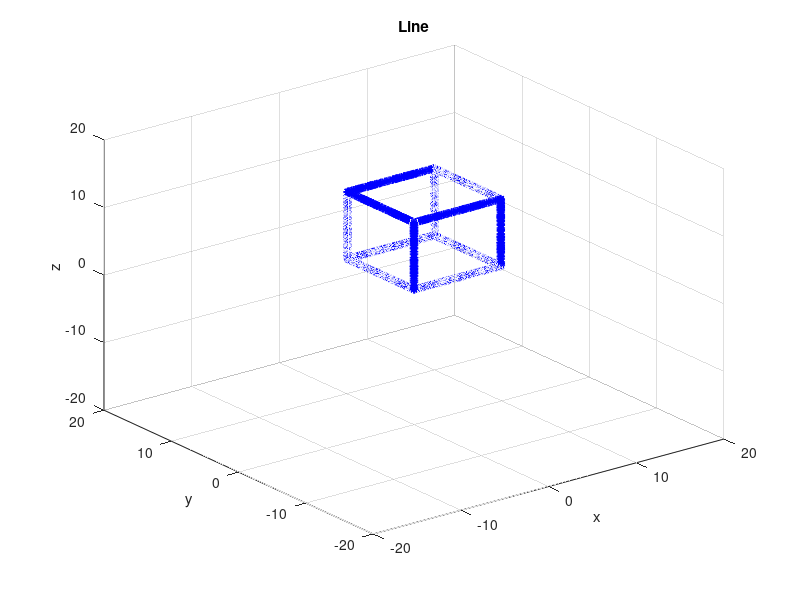
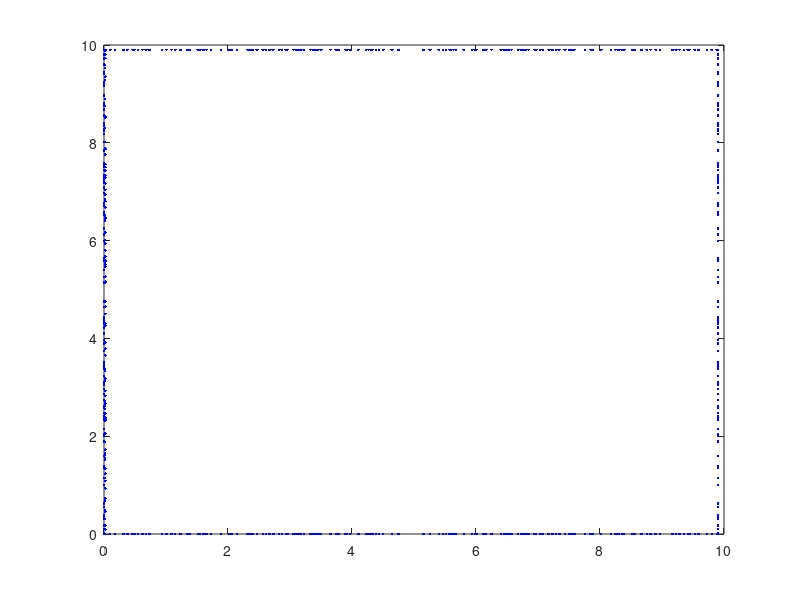
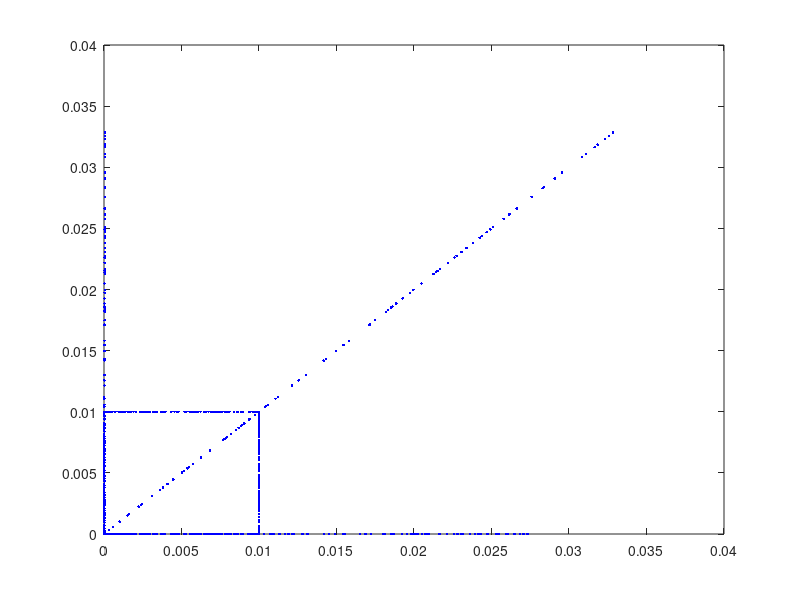

The MATLAB source for these figures, in order:
function [] = cube()
    clc;
    close all;
    num = 100;
    t = sort(rand(num,1))*10;
    xstart = 0;
    ystart = 0;
    zstart = 0;
    r_0 = {xstart, ystart, zstart};
    v_z = {0, 0, 1};
    v_y = {0, 1, 0};
    v_x = {1, 0, 0};
    v_z_m = {0, 0, -1};
    v_y_m = {0, -1, 0};
    v_x_m = {-1, 0, 0};
    [x1,y1,z1] = getcoord(r_0, v_x, t);
    [x2,y2,z2] = getcoord(r_0, v_y, t);
    [x3,y3,z3] = getcoord(r_0, v_z, t);
    r_1 = {x1(end), ystart, zstart};
    [x4,y4,z4] = getcoord(r_1, v_z, t);
    [x5,y5,z5] = getcoord(r_1, v_y, t);
    r_2 = {x1(end),ystart,z3(end)};
    [x6,y6,z6] = getcoord(r_2, v_x_m, t);
    [x7,y7,z7] = getcoord(r_2, v_y, t);
    
    r_3 = {x1(end),y2(end),z3(end)};
    [x8,y8,z8] = getcoord(r_3, v_z_m, t);
    [x9,y9,z9] = getcoord(r_3, v_x_m, t);
    r_4 = {x3(end),y2(end),zstart};
    [x10,y10,z10] = getcoord(r_4, v_x, t);
    r_5 = {x10(1) y10(end) z3(end)};
    [x11,y11,z11] = getcoord(r_5, v_y_m, t);
    [x12,y12,z12] = getcoord(r_5, v_z_m, t);
    figure(1);
    plot3([x1 x2 x3 x4 x5 x6 x7 x8 x9 x10 x11 x12],[y1 y2 y3 y4 y5 y6 y7 y8 y9 y10 y11 y12],[z1 z2 z3 z4 z5 z6 z7 z8 z9 z10 z11 z12], '*', 'Color','b');
    title('Line');
    xlabel('x'); 
    ylabel('y'); 
    zlabel('z');
    grid on;
    axis([-20 20 -20 20 -20 20])
    
    figure(2);
    title('Orthographic Projection');
    plot([x1 x2 x3 x4 x5 x6 x7 x8 x9 x10 x11 x12],[y1 y2 y3 y4 y5 y6 y7 y8 y9 y10 y11 y12], '.', 'Color','b');
    
    figure(3);
    title('Perspective Projection');
    plot([x1/z1 x2/z2 x3/z3 x4/z4 x5/z5 x6/z6 x7/z7 x8/z8 x9/z9 x10/z10 x11/z11 x12/z12],[y1/z1 y2/z2 y3/z3 y4/z4 y5/z5 y6/z6 y7/z7 y8/z8 y9/z9 y10/z10 y11/z11 y12/z12], '.', 'Color','b');
end

function [x,y,z] = getcoord(r_0, v, t)
    [x_0,y_0,z_0] = r_0{:};
    [a, b , c] = v{:};
    x = x_0 + a*t;
    y = y_0 + b*t;
    z = z_0 + c*t;
end